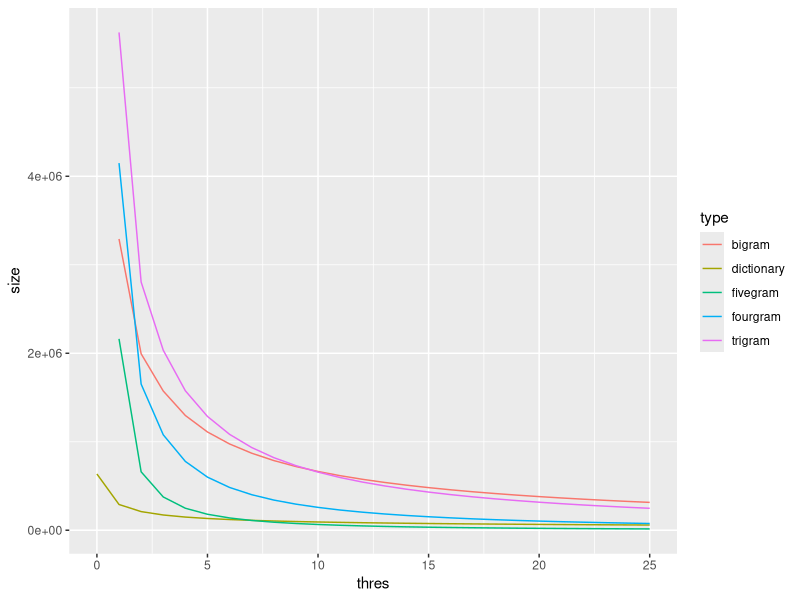

This figure's R source:
## ---- chunk 1
knitr::opts_chunk$set(echo = TRUE)
library(ggplot2)
## ---- chunk 2
df <- data.frame(
  thres = c(rep(0:25, 5)),
  type = c(rep("dictionary", 26), rep("bigram", 26), rep("trigram", 26), rep("fourgram", 26), rep("fivegram", 26)),
  size = c(635898, 290977, 210638, 172374, 148730, 132790, 120949, 111875, 104444,  98384,  93191, 88961,  85113,  81838,  78762,  75981,  73563,  71432,  69445,  67655,  65972,  64302,  62830,  61443, 60136,  59003, NA, 3291429, 1994107, 1573312, 1296575, 1110232,  974740,  870459,  787397,  719895,  664183,  616619,  575896,  540552,  509250,  481685,  456991,  434776,  414939,  396640,  380071,  364807,  350872,  337776,  325816,  314764, NA,  5625424, 2804774, 2034581, 1575805, 1285927, 1083501,  934522,  820417,  729832,  656635,  595630,  544648,  501273,  463707,  431231,  402495,  377277,  354812,  334973,  316696,  300223,  285328,  271814,  259321,  247988, NA, 4148823, 1651592, 1078718,  777556,  600089, 483454,  401580,  341008,  294877,  258288,  228370,  204289,  184014,  166900,  152491,  139853,  128750,  119223,  110802,  103305,   96614,   90818,   85360,   80497,   76064, NA, 2162658,  660194,  376018,  248505,  180474,  138840,  110663,   90720,   76206,   64958,   56121, 49055,   43191,   38278,   34323,   30975,   28158,   25611,   23364,   21516,   19887,   18498,   17221, 16046,   14980)
)

library(ggplot2)

qplot(data = df, x = thres, y = size, color = type, geom = "line")
#The size of dictionary depending on frequency theshold
